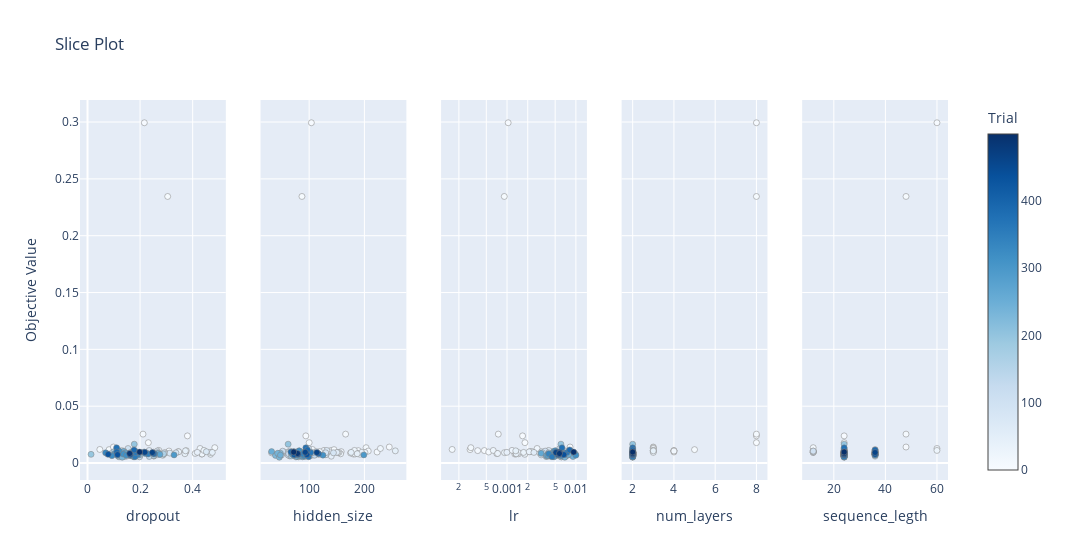

Notebook code cell kept with this figure:
### Code cell
optuna.visualization.plot_slice(study)

### Figure 1 — Plotly figure (JSON) as saved in the notebook; plotly's stock layout.template omitted (floating-point values rounded to 4 significant figures; data arrays with more than 128 entries replaced by an {"elided": "..."} marker saying what was removed)
{"data": [{"marker": {"color": {"elided": "151 int values"}, "colorbar": {"title": {"text": "Trial"}, "x": 1, "xpad": 40}, "colorscale": [[0, "rgb(247,251,255)"], [0.125, "rgb(222,235,247)"], [0.25, "rgb(198,219,239)"], [0.375, "rgb(158,202,225)"], [0.5, "rgb(107,174,214)"], [0.625, "rgb(66,146,198)"], [0.75, "rgb(33,113,181)"], [0.875, "rgb(8,81,156)"], [1, "rgb(8,48,107)"]], "line": {"color": "Grey", "width": 0.5}, "showscale": true}, "mode": "markers", "name": "Feasible Trial", "showlegend": false, "type": "scatter", "x": {"elided": "151 float values"}, "xaxis": "x", "y": {"elided": "151 float values"}, "yaxis": "y"}, {"marker": {"color": {"elided": "151 int values"}, "colorbar": {"title": {"text": "Trial"}, "x": 1, "xpad": 40}, "colorscale": [[0, "rgb(247,251,255)"], [0.125, "rgb(222,235,247)"], [0.25, "rgb(198,219,239)"], [0.375, "rgb(158,202,225)"], [0.5, "rgb(107,174,214)"], [0.625, "rgb(66,146,198)"], [0.75, "rgb(33,113,181)"], [0.875, "rgb(8,81,156)"], [1, "rgb(8,48,107)"]], "line": {"color": "Grey", "width": 0.5}, "showscale": false}, "mode": "markers", "name": "Feasible Trial", "showlegend": false, "type": "scatter", "x": {"elided": "151 int values"}, "xaxis": "x2", "y": {"elided": "151 float values"}, "yaxis": "y2"}, {"marker": {"color": {"elided": "151 int values"}, "colorbar": {"title": {"text": "Trial"}, "x": 1, "xpad": 40}, "colorscale": [[0, "rgb(247,251,255)"], [0.125, "rgb(222,235,247)"], [0.25, "rgb(198,219,239)"], [0.375, "rgb(158,202,225)"], [0.5, "rgb(107,174,214)"], [0.625, "rgb(66,146,198)"], [0.75, "rgb(33,113,181)"], [0.875, "rgb(8,81,156)"], [1, "rgb(8,48,107)"]], "line": {"color": "Grey", "width": 0.5}, "showscale": false}, "mode": "markers", "name": "Feasible Trial", "showlegend": false, "type": "scatter", "x": {"elided": "151 float values"}, "xaxis": "x3", "y": {"elided": "151 float values"}, "yaxis": "y3"}, {"marker": {"color": {"elided": "151 int values"}, "colorbar": {"title": {"text": "Trial"}, "x": 1, "xpad": 40}, "colorscale": [[0, "rgb(247,251,255)"], [0.125, "rgb(222,235,247)"], [0.25, "rgb(198,219,239)"], [0.375, "rgb(158,202,225)"], [0.5, "rgb(107,174,214)"], [0.625, "rgb(66,146,198)"], [0.75, "rgb(33,113,181)"], [0.875, "rgb(8,81,156)"], [1, "rgb(8,48,107)"]], "line": {"color": "Grey", "width": 0.5}, "showscale": false}, "mode": "markers", "name": "Feasible Trial", "showlegend": false, "type": "scatter", "x": {"elided": "151 int values"}, "xaxis": "x4", "y": {"elided": "151 float values"}, "yaxis": "y4"}, {"marker": {"color": {"elided": "151 int values"}, "colorbar": {"title": {"text": "Trial"}, "x": 1, "xpad": 40}, "colorscale": [[0, "rgb(247,251,255)"], [0.125, "rgb(222,235,247)"], [0.25, "rgb(198,219,239)"], [0.375, "rgb(158,202,225)"], [0.5, "rgb(107,174,214)"], [0.625, "rgb(66,146,198)"], [0.75, "rgb(33,113,181)"], [0.875, "rgb(8,81,156)"], [1, "rgb(8,48,107)"]], "line": {"color": "Grey", "width": 0.5}, "showscale": false}, "mode": "markers", "name": "Feasible Trial", "showlegend": false, "type": "scatter", "x": {"elided": "151 int values"}, "xaxis": "x5", "y": {"elided": "151 float values"}, "yaxis": "y5"}], "layout": {"title": {"text": "Slice Plot"}, "width": 1500, "xaxis": {"anchor": "y", "domain": [0, 0.168], "title": {"text": "dropout"}}, "xaxis2": {"anchor": "y2", "domain": [0.208, 0.376], "title": {"text": "hidden_size"}}, "xaxis3": {"anchor": "y3", "domain": [0.416, 0.584], "title": {"text": "lr"}, "type": "log"}, "xaxis4": {"anchor": "y4", "domain": [0.624, 0.792], "title": {"text": "num_layers"}}, "xaxis5": {"anchor": "y5", "domain": [0.832, 1], "title": {"text": "sequence_legth"}}, "yaxis": {"anchor": "x", "domain": [0, 1], "title": {"text": "Objective Value"}}, "yaxis2": {"anchor": "x2", "domain": [0, 1], "matches": "y", "showticklabels": false}, "yaxis3": {"anchor": "x3", "domain": [0, 1], "matches": "y", "showticklabels": false}, "yaxis4": {"anchor": "x4", "domain": [0, 1], "matches": "y", "showticklabels": false}, "yaxis5": {"anchor": "x5", "domain": [0, 1], "matches": "y", "showticklabels": false}}}
